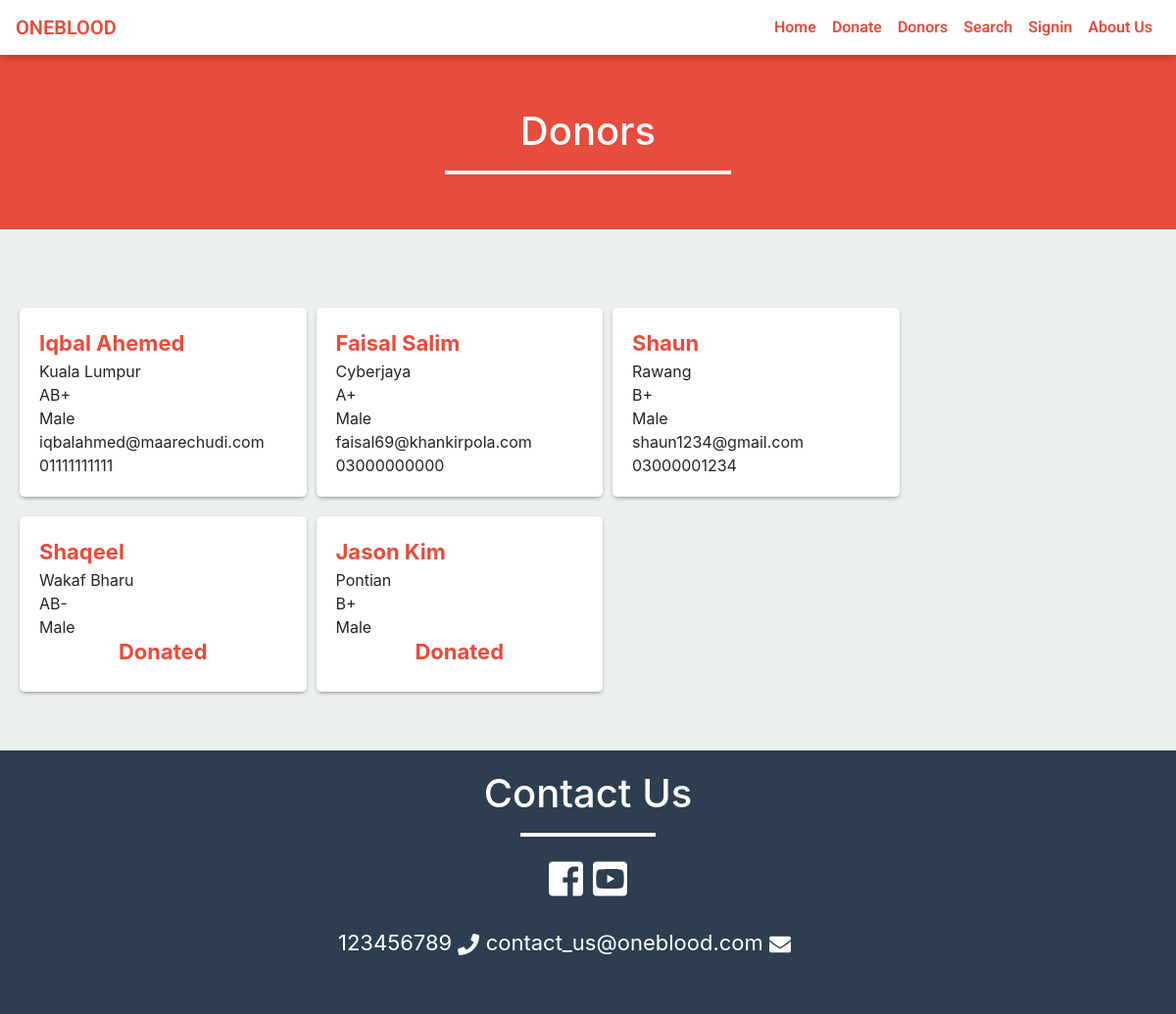
The page /donor.php on the database its author committed.
### tables this page shows
CREATE TABLE donor (
  id int(11) NOT NULL PRIMARY KEY,
  name varchar(50) NOT NULL,
  gender varchar(10) NOT NULL,
  email varchar(50) NOT NULL,
  city varchar(50) NOT NULL,
  dob varchar(20) NOT NULL,
  contact_no varchar(16) NOT NULL,
  save_life_date varchar(20) NOT NULL,
  password varchar(100) NOT NULL,
  blood_group varchar(10) NOT NULL,
  request enum('0', '1', '2')
);

### donor.php (the view, shortened to what this page needs)
<?php
	include ('include/header.php');
?>
<div class="container-fluid red-background size">
	<div class="row">
		<div class="col-md-6 offset-md-3">
			<h1 class="text-center">Donors</h1>
			<hr class="white-bar">
		</div>
	</div>
</div>
<div class="container" style="padding: 60px 0;">
	<div class="row data">
		<?php
			$sql = "SELECT * FROM donor";
			$result = mysqli_query($connection, $sql);
			if(mysqli_num_rows($result)>0){
				while($row = mysqli_fetch_assoc($result)){
					if($row['save_life_date']=='0'){
							echo '
						<div class="col-md-3 col-sm-12 col-lg-3 donors_data">
							<span class="name">'.$row['name'].'</span>
							<span>'.$row['city'].'</span>
							<span>'.$row['blood_group'].'</span>
							<span>'.$row['gender'].'</span>
							<span>'.$row['email'].'</span>
							<span>'.$row['contact_no'].'</span>
						</div>
							';
					}else{
							$date = $row['save_life_date'];
							$start = date_create("$date");
									$end = date_create();
									$diff  = date_diff( $start, $end );
									$diffMonth = $diff->m;
									if( $diffMonth >=3){
											echo '
										<div class="col-md-3 col-sm-12 col-lg-3 donors_data">
											<span class="name">'.$row['name'].'</span>
											<span>'.$row['city'].'</span>
											<span>'.$row['blood_group'].'</span>
											<span>'.$row['gender'].'</span>
											<span>'.$row['email'].'</span>
											<span>'.$row['contact_no'].'</span>
										</div>
											';
									}else{
										echo '
						<div class="col-md-3 col-sm-12 col-lg-3 donors_data">
							<span class="name">'.$row['name'].'</span>
							<span>'.$row['city'].'</span>
							<span>'.$row['blood_group'].'</span>
							<span>'.$row['gender'].'</span>
							<h4 class="name text-center">Donated</h4>
						</div>
							';
									}
					}
				}
			}
		?>
	</div>
</div>
<?php
	include ('include/footer.php');
?>

### include/header.php (shortened to what this page needs)
<!DOCTYPE html>
	<head>
        <link rel="stylesheet" href="css/styles.css">
        <link rel="stylesheet" type="text/css" href="bootstrap/css/bootstrap.min.css">
		<link rel="stylesheet" href="css/custom.css">
	</head>
<?php
            if(isset($_SESSION['user_id']) && !empty($_SESSION['user_id'])){
                    include 'usernav.php';
            }else{
                include 'navigation.php';
            }
?>

### include/navigation.php (shortened to what this page needs)
<body>
<nav id="mainNav" class="navbar fixed-top navbar-default navbar-expand-lg navbar-light bg-light">
  <a class="navbar-brand" href="./index.php">ONEBLOOD</a>
  <div class="collapse navbar-collapse" id="navbarTogglerDemo02">
    <ul class="navbar-nav form-inline my-2 my-lg-0">
      <li class="nav-item">
        <a class="nav-link" href="index.php">Home</a>
      </li>
      <li class="nav-item">
        <a class="nav-link" href="donate.php">Donate</a>
      </li>
      <li class="nav-item">
        <a class="nav-link" href="donor.php">Donors</a>
      </li>
      <li class="nav-item">
        <a class="nav-link" href="search.php">Search</a>
      </li>
      <li class="nav-item">
        <a class="nav-link" href="signin.php">Signin</a>
      </li>
      <li class="nav-item">
        <a class="nav-link" href="about.php">About Us</a>
      </li>
    </ul>
  </div>
</nav>

### include/footer.php (shortened to what this page needs)
			<div class="container-fluid">
				<div class="row contactus">
					<div class="col-md-6 offset-md-3">
						<h1 class="text-center">Contact Us</h1>
						<hr class="white-bar">
							<h1 class="text-center">
								<a  target="_blank" href=""><i style="color: #fff;" class="fab fa-facebook-square"></i></a>
								<a target="_blank" href=""><i style="color: #fff;" class="fab fa-youtube-square"></i></a>
							</h1>
							<div class="details">
								 <p> 123456789 <i class="fa fa-phone"></i>
								contact_us@oneblood.com <i class="fa fa-envelope"></i>  </p>
							</div>
					</div>
				</div>
			</div>
	</body>
</html>

### css/styles.css (style rules this page uses)
body { background: #f1f4f7; padding-top: 50px; color: #5f6468; font-family: "Roboto", sans-serif; }
p { color: #777; }
a, a:hover, a:focus { color: #e74c3c; }
h1, h2, h3, h4, h5, h6 { color: #5f6468; }
h1 { font-weight: 300; font-size: 40px; }
h3, h4 { font-weight: 300; }
.navbar-nav li a { color: #e74c3c !important; }

### css/custom.css (style rules this page uses)
.navbar-brand, .nav-link { color: #e74c3c !important; }
.navbar-default { background-color: white !important; border-color: rgba(34, 34, 34, 0.05); font-family: 'Roboto', 'Helvetica Neue', Arial, sans-serif; -webkit-transition: all 0.35s; -moz-transition: all 0.35s; transition: all 0.35s; }
@media (min-width: 768px) { .navbar-default { background-color: white !important; border-color: rgba(255, 255, 255, 0.3); } }
nav { -webkit-box-shadow: 0px 5px 5px 0px rgba(0,0,0,0.14); -moz-box-shadow: 0px 5px 5px 0px rgba(0,0,0,0.14); box-shadow: 0px 5px 5px 0px rgba(0,0,0,0.14); font-family: 'Roboto', sans-serif; font-weight: 600; }
body { background-color: #ecf0f1; width: 100%; overflow-x: hidden; }
.white-bar { height: 3px; width: 50%; color: white; background-color: white; }
.red-background { background-color: #e74c3c; min-height: 460px; height: auto; padding: 10px }
.contactus { padding: 20px; background-color: #2c3e50; }
.contactus h1 { color: white; }
.contactus hr { width: 25% !important; }
.contactus p { color: white; }
.details { font-size: 22px; padding: 20px; font-weight: 400px; }

### donor.php (style rules this page uses)
.size { min-height: 0px; padding: 60px 0 40px 0; }
h1 { color: white; }
span { display: block; }
.name { color: #e74c3c; font-size: 22px; font-weight: 700; }
.donors_data { background-color: white; border-radius: 5px; margin:20px 5px 0px 5px; -webkit-box-shadow: 0px 2px 5px -2px rgba(89,89,89,0.95); -moz-box-shadow: 0px 2px 5px -2px rgba(89,89,89,0.95); box-shadow: 0px 2px 5px -2px rgba(89,89,89,0.95); padding: 20px; }

### rows shown on the page
donor: name "Iqbal Ahemed", city "Kuala Lumpur", blood_group "AB+", gender "Male", email "iqbalahmed@maarechudi.com", contact_no "01111111111"
donor: name "Faisal Salim", city "Cyberjaya", blood_group "A+", gender "Male", email "faisal69@khankirpola.com", contact_no "03000000000"
donor: name "Shaun", city "Rawang", blood_group "B+", gender "Male", email "shaun1234@gmail.com", contact_no "03000001234"
donor: name "Shaqeel", city "Wakaf Bharu", blood_group "AB-", gender "Male"
donor: name "Jason Kim", city "Pontian", blood_group "B+", gender "Male"
